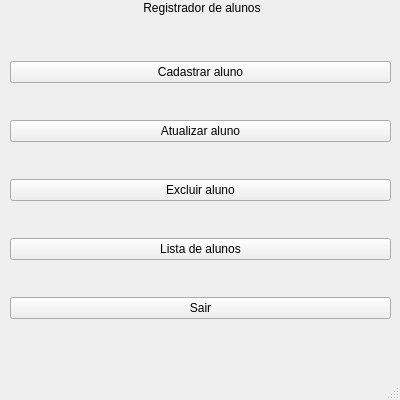
<?xml version="1.0" encoding="UTF-8"?>
<ui version="4.0">
 <class>MainWindow</class>
 <widget class="QMainWindow" name="MainWindow">
  <property name="enabled">
   <bool>true</bool>
  </property>
  <property name="geometry">
   <rect>
    <x>0</x>
    <y>0</y>
    <width>400</width>
    <height>400</height>
   </rect>
  </property>
  <property name="sizePolicy">
   <sizepolicy hsizetype="Fixed" vsizetype="Fixed">
    <horstretch>0</horstretch>
    <verstretch>0</verstretch>
   </sizepolicy>
  </property>
  <property name="minimumSize">
   <size>
    <width>400</width>
    <height>400</height>
   </size>
  </property>
  <property name="maximumSize">
   <size>
    <width>400</width>
    <height>400</height>
   </size>
  </property>
  <property name="windowTitle">
   <string>MainWindow</string>
  </property>
  <widget class="QWidget" name="centralwidget">
   <widget class="QWidget" name="gridLayoutWidget">
    <property name="geometry">
     <rect>
      <x>10</x>
      <y>30</y>
      <width>381</width>
      <height>321</height>
     </rect>
    </property>
    <layout class="QGridLayout" name="gridLayout_3">
     <item row="3" column="0">
      <widget class="QPushButton" name="pushButton_2">
       <property name="text">
        <string>Lista de alunos</string>
       </property>
      </widget>
     </item>
     <item row="1" column="0">
      <widget class="QPushButton" name="pushButton_3">
       <property name="text">
        <string>Atualizar aluno</string>
       </property>
      </widget>
     </item>
     <item row="2" column="0">
      <widget class="QPushButton" name="pushButton_4">
       <property name="text">
        <string>Excluir aluno</string>
       </property>
      </widget>
     </item>
     <item row="0" column="0">
      <widget class="QPushButton" name="pushButton">
       <property name="autoFillBackground">
        <bool>false</bool>
       </property>
       <property name="text">
        <string>Cadastrar aluno</string>
       </property>
      </widget>
     </item>
     <item row="4" column="0">
      <widget class="QPushButton" name="pushButton_5">
       <property name="text">
        <string>Sair</string>
       </property>
      </widget>
     </item>
    </layout>
   </widget>
   <widget class="QLabel" name="label">
    <property name="geometry">
     <rect>
      <x>140</x>
      <y>0</y>
      <width>121</width>
      <height>16</height>
     </rect>
    </property>
    <property name="text">
     <string> Registrador de alunos</string>
    </property>
   </widget>
  </widget>
  <widget class="QMenuBar" name="menubar">
   <property name="geometry">
    <rect>
     <x>0</x>
     <y>0</y>
     <width>400</width>
     <height>22</height>
    </rect>
   </property>
  </widget>
  <widget class="QStatusBar" name="statusbar"/>
 </widget>
 <resources/>
 <connections/>
</ui>
